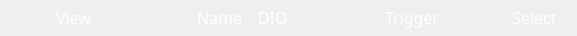
<?xml version="1.0" encoding="UTF-8"?>
<ui version="4.0">
 <class>LAManagerHeader</class>
 <widget class="QWidget" name="LAManagerHeader">
  <property name="geometry">
   <rect>
    <x>0</x>
    <y>0</y>
    <width>577</width>
    <height>36</height>
   </rect>
  </property>
  <property name="sizePolicy">
   <sizepolicy hsizetype="Preferred" vsizetype="Fixed">
    <horstretch>0</horstretch>
    <verstretch>0</verstretch>
   </sizepolicy>
  </property>
  <property name="maximumSize">
   <size>
    <width>16777215</width>
    <height>16777215</height>
   </size>
  </property>
  <property name="font">
   <font>
    <family>Abyssinica SIL</family>
    <pointsize>1</pointsize>
    <stylestrategy>PreferDefault</stylestrategy>
   </font>
  </property>
  <property name="windowTitle">
   <string>Form</string>
  </property>
  <property name="styleSheet">
   <string notr="true">QLabel
{  
    opacity: 0.6;
  font-family: ArialMT;
  font-size: 14px;
  font-weight: normal;
  font-style: normal;
  text-align: left;
  color: #ffffff;
}

QLabel:disabled
{
	color:rgb(85,85,85);
}
</string>
  </property>
  <layout class="QVBoxLayout" name="verticalLayout">
   <property name="spacing">
    <number>0</number>
   </property>
   <property name="leftMargin">
    <number>0</number>
   </property>
   <property name="topMargin">
    <number>0</number>
   </property>
   <property name="rightMargin">
    <number>0</number>
   </property>
   <property name="bottomMargin">
    <number>0</number>
   </property>
   <item>
    <spacer name="verticalSpacer_2">
     <property name="orientation">
      <enum>Qt::Vertical</enum>
     </property>
     <property name="sizeType">
      <enum>QSizePolicy::Preferred</enum>
     </property>
     <property name="sizeHint" stdset="0">
      <size>
       <width>8</width>
       <height>8</height>
      </size>
     </property>
    </spacer>
   </item>
   <item>
    <widget class="QWidget" name="widget" native="true">
     <property name="sizePolicy">
      <sizepolicy hsizetype="Preferred" vsizetype="Preferred">
       <horstretch>0</horstretch>
       <verstretch>0</verstretch>
      </sizepolicy>
     </property>
     <property name="minimumSize">
      <size>
       <width>0</width>
       <height>0</height>
      </size>
     </property>
     <property name="styleSheet">
      <string notr="true">QLabel
{  
  font-family: ArialMT;
  font-size: 16px;
  font-weight: normal;
  font-style: normal;
  text-align: left;
  color: #ffffff;
  border: 0px solid red;
  margin:0px;
  padding:0px;
}

QLabel:disabled
{
	color:rgb(85,85,85);
}
</string>
     </property>
     <layout class="QHBoxLayout" name="horizontalLayout_5">
      <property name="spacing">
       <number>0</number>
      </property>
      <property name="leftMargin">
       <number>0</number>
      </property>
      <property name="topMargin">
       <number>0</number>
      </property>
      <property name="rightMargin">
       <number>0</number>
      </property>
      <property name="bottomMargin">
       <number>0</number>
      </property>
      <item>
       <widget class="QWidget" name="leftWidget" native="true">
        <property name="sizePolicy">
         <sizepolicy hsizetype="Preferred" vsizetype="Preferred">
          <horstretch>0</horstretch>
          <verstretch>0</verstretch>
         </sizepolicy>
        </property>
        <property name="styleSheet">
         <string notr="true"/>
        </property>
        <layout class="QHBoxLayout" name="horizontalLayout_2">
         <property name="spacing">
          <number>0</number>
         </property>
         <property name="leftMargin">
          <number>0</number>
         </property>
         <property name="topMargin">
          <number>0</number>
         </property>
         <property name="rightMargin">
          <number>0</number>
         </property>
         <property name="bottomMargin">
          <number>0</number>
         </property>
         <item>
          <widget class="QLabel" name="labelView">
           <property name="sizePolicy">
            <sizepolicy hsizetype="Maximum" vsizetype="Fixed">
             <horstretch>0</horstretch>
             <verstretch>0</verstretch>
            </sizepolicy>
           </property>
           <property name="minimumSize">
            <size>
             <width>40</width>
             <height>0</height>
            </size>
           </property>
           <property name="maximumSize">
            <size>
             <width>16777215</width>
             <height>16777215</height>
            </size>
           </property>
           <property name="styleSheet">
            <string notr="true"/>
           </property>
           <property name="text">
            <string>View</string>
           </property>
          </widget>
         </item>
         <item>
          <spacer name="horizontalSpacer">
           <property name="orientation">
            <enum>Qt::Horizontal</enum>
           </property>
           <property name="sizeType">
            <enum>QSizePolicy::Maximum</enum>
           </property>
           <property name="sizeHint" stdset="0">
            <size>
             <width>40</width>
             <height>20</height>
            </size>
           </property>
          </spacer>
         </item>
        </layout>
       </widget>
      </item>
      <item>
       <widget class="QWidget" name="centralWidget" native="true">
        <property name="styleSheet">
         <string notr="true"/>
        </property>
        <layout class="QHBoxLayout" name="horizontalLayout_3">
         <property name="spacing">
          <number>0</number>
         </property>
         <property name="leftMargin">
          <number>0</number>
         </property>
         <property name="topMargin">
          <number>0</number>
         </property>
         <property name="rightMargin">
          <number>0</number>
         </property>
         <property name="bottomMargin">
          <number>0</number>
         </property>
         <item>
          <spacer name="horizontalSpacer_3">
           <property name="orientation">
            <enum>Qt::Horizontal</enum>
           </property>
           <property name="sizeType">
            <enum>QSizePolicy::Fixed</enum>
           </property>
           <property name="sizeHint" stdset="0">
            <size>
             <width>0</width>
             <height>20</height>
            </size>
           </property>
          </spacer>
         </item>
         <item>
          <widget class="QLabel" name="labelName">
           <property name="sizePolicy">
            <sizepolicy hsizetype="Maximum" vsizetype="Fixed">
             <horstretch>0</horstretch>
             <verstretch>0</verstretch>
            </sizepolicy>
           </property>
           <property name="styleSheet">
            <string notr="true"/>
           </property>
           <property name="text">
            <string>Name</string>
           </property>
          </widget>
         </item>
         <item>
          <spacer name="horizontalSpacer_2">
           <property name="orientation">
            <enum>Qt::Horizontal</enum>
           </property>
           <property name="sizeType">
            <enum>QSizePolicy::Maximum</enum>
           </property>
           <property name="sizeHint" stdset="0">
            <size>
             <width>10</width>
             <height>20</height>
            </size>
           </property>
          </spacer>
         </item>
         <item>
          <spacer name="horizontalSpacer_5">
           <property name="orientation">
            <enum>Qt::Horizontal</enum>
           </property>
           <property name="sizeType">
            <enum>QSizePolicy::Fixed</enum>
           </property>
           <property name="sizeHint" stdset="0">
            <size>
             <width>0</width>
             <height>20</height>
            </size>
           </property>
          </spacer>
         </item>
         <item>
          <widget class="QLabel" name="indexLabel">
           <property name="sizePolicy">
            <sizepolicy hsizetype="Maximum" vsizetype="Fixed">
             <horstretch>0</horstretch>
             <verstretch>0</verstretch>
            </sizepolicy>
           </property>
           <property name="maximumSize">
            <size>
             <width>16777215</width>
             <height>16777215</height>
            </size>
           </property>
           <property name="styleSheet">
            <string notr="true"/>
           </property>
           <property name="text">
            <string>DIO</string>
           </property>
           <property name="alignment">
            <set>Qt::AlignLeading|Qt::AlignLeft|Qt::AlignVCenter</set>
           </property>
          </widget>
         </item>
         <item>
          <spacer name="horizontalSpacer_4">
           <property name="orientation">
            <enum>Qt::Horizontal</enum>
           </property>
           <property name="sizeType">
            <enum>QSizePolicy::Preferred</enum>
           </property>
           <property name="sizeHint" stdset="0">
            <size>
             <width>90</width>
             <height>20</height>
            </size>
           </property>
          </spacer>
         </item>
        </layout>
       </widget>
      </item>
      <item>
       <widget class="QWidget" name="rightWidget" native="true">
        <property name="sizePolicy">
         <sizepolicy hsizetype="Preferred" vsizetype="Preferred">
          <horstretch>0</horstretch>
          <verstretch>0</verstretch>
         </sizepolicy>
        </property>
        <property name="styleSheet">
         <string notr="true"/>
        </property>
        <layout class="QHBoxLayout" name="horizontalLayout_4">
         <property name="spacing">
          <number>0</number>
         </property>
         <property name="leftMargin">
          <number>0</number>
         </property>
         <property name="topMargin">
          <number>0</number>
         </property>
         <property name="rightMargin">
          <number>0</number>
         </property>
         <property name="bottomMargin">
          <number>0</number>
         </property>
         <item>
          <widget class="QLabel" name="labelOutput">
           <property name="sizePolicy">
            <sizepolicy hsizetype="Preferred" vsizetype="Fixed">
             <horstretch>0</horstretch>
             <verstretch>0</verstretch>
            </sizepolicy>
           </property>
           <property name="midLineWidth">
            <number>0</number>
           </property>
           <property name="text">
            <string>Trigger</string>
           </property>
          </widget>
         </item>
         <item>
          <spacer name="horizontalSpacer_6">
           <property name="orientation">
            <enum>Qt::Horizontal</enum>
           </property>
           <property name="sizeType">
            <enum>QSizePolicy::Preferred</enum>
           </property>
           <property name="sizeHint" stdset="0">
            <size>
             <width>45</width>
             <height>20</height>
            </size>
           </property>
          </spacer>
         </item>
         <item>
          <widget class="QLabel" name="label">
           <property name="sizePolicy">
            <sizepolicy hsizetype="Maximum" vsizetype="Preferred">
             <horstretch>0</horstretch>
             <verstretch>0</verstretch>
            </sizepolicy>
           </property>
           <property name="minimumSize">
            <size>
             <width>20</width>
             <height>20</height>
            </size>
           </property>
           <property name="text">
            <string>Select</string>
           </property>
          </widget>
         </item>
         <item>
          <spacer name="horizontalSpacer_9">
           <property name="orientation">
            <enum>Qt::Horizontal</enum>
           </property>
           <property name="sizeType">
            <enum>QSizePolicy::Maximum</enum>
           </property>
           <property name="sizeHint" stdset="0">
            <size>
             <width>20</width>
             <height>20</height>
            </size>
           </property>
          </spacer>
         </item>
        </layout>
       </widget>
      </item>
     </layout>
    </widget>
   </item>
   <item>
    <spacer name="verticalSpacer">
     <property name="orientation">
      <enum>Qt::Vertical</enum>
     </property>
     <property name="sizeType">
      <enum>QSizePolicy::Preferred</enum>
     </property>
     <property name="sizeHint" stdset="0">
      <size>
       <width>8</width>
       <height>8</height>
      </size>
     </property>
    </spacer>
   </item>
  </layout>
 </widget>
 <resources/>
 <connections/>
</ui>
